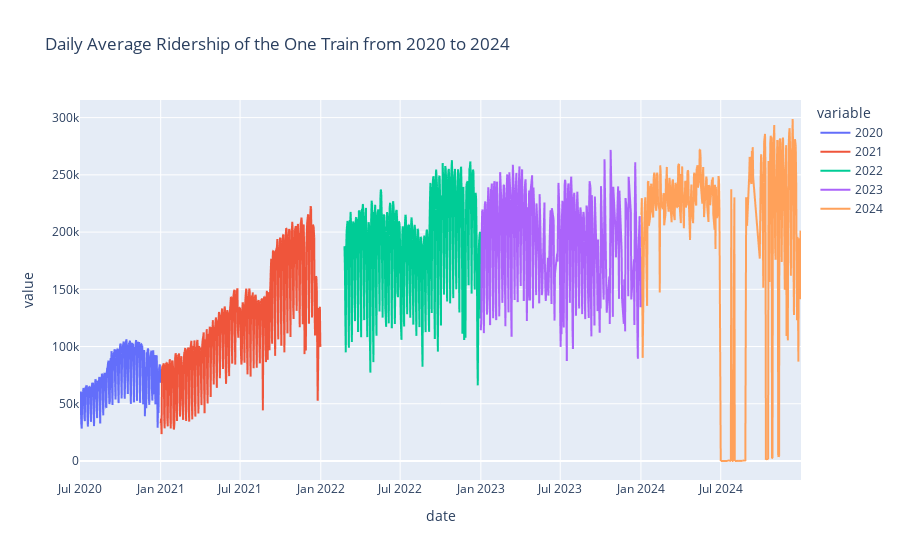

The notebook cell this image was saved under:
### Markdown cell above
Unfortunately, a lot of the open source data is missing, Also an important note of the methodology is that there is often a delay in when the transaction is made and when OMNI registers it, making daily prediction unfortunately unreliable.

### Code cell
daily_df = one_train.group_by(['year', 'date']).agg(
    (pl.col("ridership").sum()).alias("daily_ridership")
)

daily_df = daily_df.sort("year")
daily_df = daily_df.pivot("year", index = "date", values = "daily_ridership")
daily_df = daily_df.sort("date")
fig = px.line(daily_df, x = "date", y = daily_df.columns, title= "Daily Average Ridership of the One Train from 2020 to 2024")
fig.update_layout(hovermode = 'x unified')
fig.show()

### Figure 1 — Plotly figure (JSON) as saved in the notebook; plotly's stock layout.template omitted (floating-point values rounded to 4 significant figures; data arrays with more than 128 entries replaced by an {"elided": "..."} marker saying what was removed)
{"data": [{"hovertemplate": "variable=2020<br>date=%{x}<br>value=%{y}<extra></extra>", "legendgroup": "2020", "line": {"color": "#636efa", "dash": "solid"}, "marker": {"symbol": "circle"}, "mode": "lines", "name": "2020", "showlegend": true, "type": "scattergl", "x": {"elided": "1379 str values"}, "xaxis": "x", "y": {"elided": "1379 float values"}, "yaxis": "y"}, {"hovertemplate": "variable=2021<br>date=%{x}<br>value=%{y}<extra></extra>", "legendgroup": "2021", "line": {"color": "#EF553B", "dash": "solid"}, "marker": {"symbol": "circle"}, "mode": "lines", "name": "2021", "showlegend": true, "type": "scattergl", "x": {"elided": "1379 str values"}, "xaxis": "x", "y": {"elided": "1379 float values"}, "yaxis": "y"}, {"hovertemplate": "variable=2022<br>date=%{x}<br>value=%{y}<extra></extra>", "legendgroup": "2022", "line": {"color": "#00cc96", "dash": "solid"}, "marker": {"symbol": "circle"}, "mode": "lines", "name": "2022", "showlegend": true, "type": "scattergl", "x": {"elided": "1379 str values"}, "xaxis": "x", "y": {"elided": "1379 float values"}, "yaxis": "y"}, {"hovertemplate": "variable=2023<br>date=%{x}<br>value=%{y}<extra></extra>", "legendgroup": "2023", "line": {"color": "#ab63fa", "dash": "solid"}, "marker": {"symbol": "circle"}, "mode": "lines", "name": "2023", "showlegend": true, "type": "scattergl", "x": {"elided": "1379 str values"}, "xaxis": "x", "y": {"elided": "1379 float values"}, "yaxis": "y"}, {"hovertemplate": "variable=2024<br>date=%{x}<br>value=%{y}<extra></extra>", "legendgroup": "2024", "line": {"color": "#FFA15A", "dash": "solid"}, "marker": {"symbol": "circle"}, "mode": "lines", "name": "2024", "showlegend": true, "type": "scattergl", "x": {"elided": "1379 str values"}, "xaxis": "x", "y": {"elided": "1379 float values"}, "yaxis": "y"}], "layout": {"hovermode": "x unified", "legend": {"title": {"text": "variable"}, "tracegroupgap": 0}, "title": {"text": "Daily Average Ridership of the One Train from 2020 to 2024"}, "xaxis": {"anchor": "y", "domain": [0, 1], "title": {"text": "date"}}, "yaxis": {"anchor": "x", "domain": [0, 1], "title": {"text": "value"}}}}
